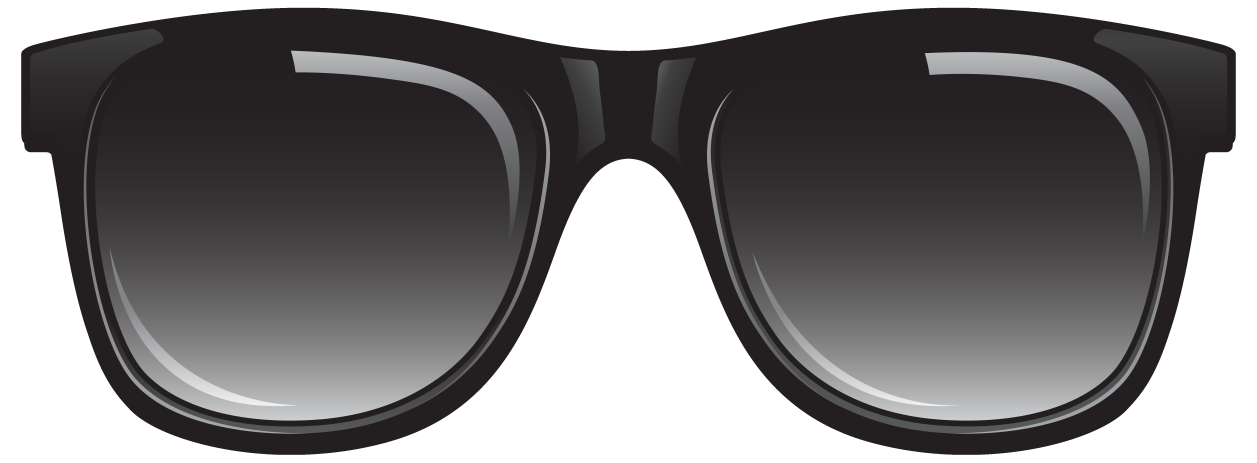
#> input picture glass3.png, 6285 x 2313 px (shown at 1/5 size)
$ python app2.py
#> lines starting #> are read from the running program, lines starting #| are printed output that depends on the picture
import numpy as np
import cv2

face_cascade = cv2.CascadeClassifier('haarcascade_frontalface_default.xml')
specs_ori = cv2.imread('glass3.png', -1)
#> specs_ori is the input picture: shape (2313, 6285, 4); mean B, G, R, A 121.7, 120.9, 122.8, 181.5
cigar_ori = cv2.imread('cigar3.png',-1)
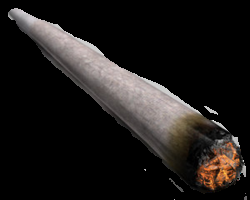
#> input picture cigar3.png, 250 x 200 px
#> cigar_ori is the input picture: shape (200, 250, 4); mean B, G, R, A 25.5, 27, 30.1, 61.7

cap = cv2.VideoCapture(0) #webcame video
# cap = cv2.VideoCapture('jj.mp4') #any Video file also
cap.set(cv2.CAP_PROP_FPS, 30)


def transparentOverlay(src, overlay, pos=(0, 0), scale=1):
    overlay = cv2.resize(overlay, (0, 0), fx=scale, fy=scale)
    h, w, _ = overlay.shape  # Size of foreground
    rows, cols, _ = src.shape  # Size of background Image
    y, x = pos[0], pos[1]  # Position of foreground/overlay image

    # loop over all pixels and apply the blending equation
    for i in range(h):
        for j in range(w):
            if x + i >= rows or y + j >= cols:
                continue
            alpha = float(overlay[i][j][3] / 255.0)  # read the alpha channel
            src[x + i][y + j] = alpha * overlay[i][j][:3] + (1 - alpha) * src[x + i][y + j]
    return src


while 1:
    ret, img = cap.read()
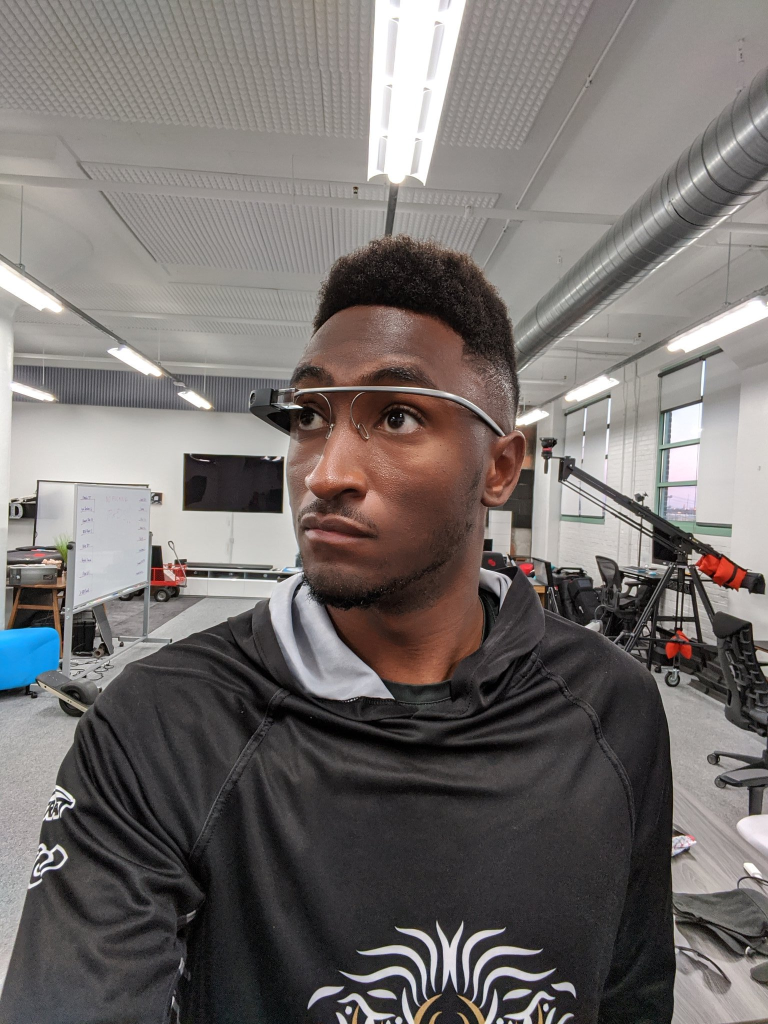
#> input picture samples/EJLoE5mWkAApM66.jpeg, 1536 x 2048 px, given in place of the camera (shown at 1/2 size)
#> img is the input picture: shape (2048, 1536, 3); mean B, G, R 109.1, 111.1, 116.4
    gray = cv2.cvtColor(img, cv2.COLOR_BGR2GRAY)
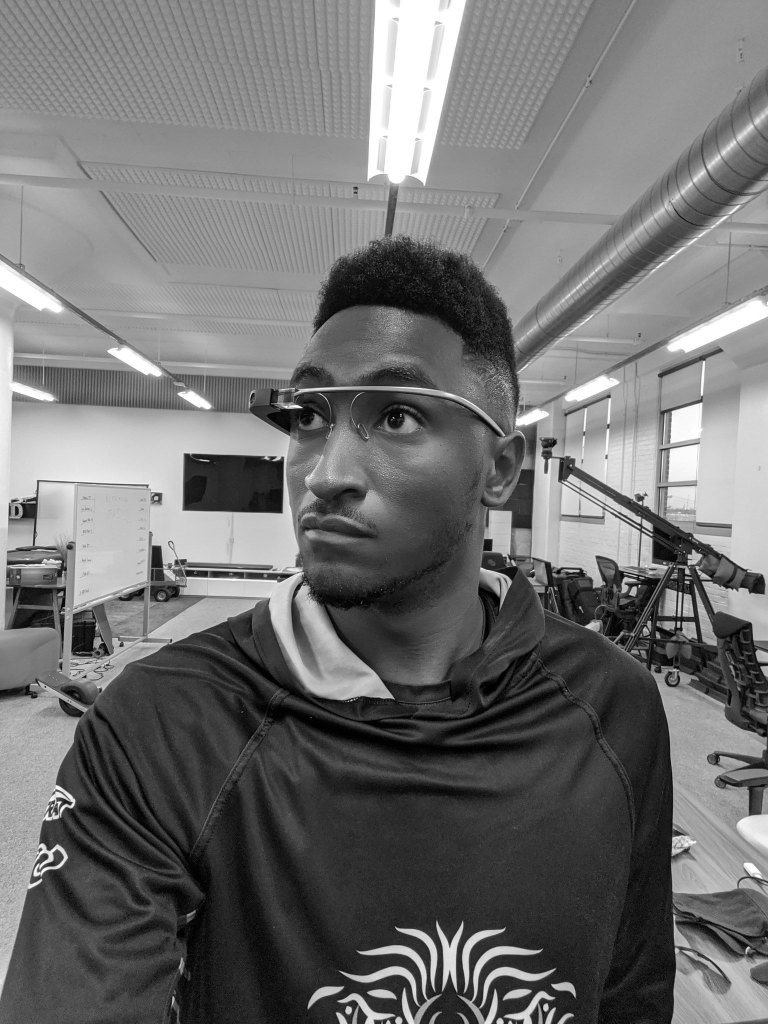
#> gray: shape (2048, 1536) (shown at 1/2 size); min 0, max 255, mean 112.4
    faces=face_cascade.detectMultiScale(img, 1.2, 5, 0, (120, 120), (350, 350))
#> faces = [[1285, 815, 199, 199]]
    for (x, y, w, h) in faces:
        if h > 0 and w > 0:

            glass_symin = int(y + 1.5 * h / 5)
            glass_symax = int(y + 2.5 * h / 5)
            sh_glass = glass_symax - glass_symin

            cigar_symin = int(y + 4 * h / 6)
            cigar_symax = int(y + 5.5 * h / 6)
            sh_cigar = cigar_symax - cigar_symin

            face_glass_roi_color = img[glass_symin:glass_symax, x:x+w]
            face_cigar_roi_color = img[cigar_symin:cigar_symax, x:x+w]

            specs = cv2.resize(specs_ori, (w, sh_glass),interpolation=cv2.INTER_CUBIC)
            cigar= cv2.resize(cigar_ori, (w, sh_cigar),interpolation=cv2.INTER_CUBIC)
            transparentOverlay(face_glass_roi_color,specs)
            transparentOverlay(face_cigar_roi_color,cigar,(int(w/2),int(sh_cigar/2)))
#> this loop made 1 pass
#> (glass_symin, glass_symax, sh_glass, cigar_symin) on pass 1: (874, 914, 40, 947)
#> pass 1, `cigar= cv2.resize(cigar_ori, (w, sh_cigar),interpolation=cv2.INTER_CUB..`:
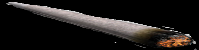
#> cigar: shape (50, 199, 4); mean B, G, R, A 25.6, 27.2, 30.2, 61.7
#> after the loop:
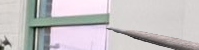
#> face_cigar_roi_color: shape (50, 199, 3); mean B, G, R 195.8, 193.7, 197.6
#> after the loop:
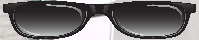
#> face_glass_roi_color: shape (40, 199, 3); mean B, G, R 112.1, 111.1, 114

    cv2.imshow('Thugs Life', img)
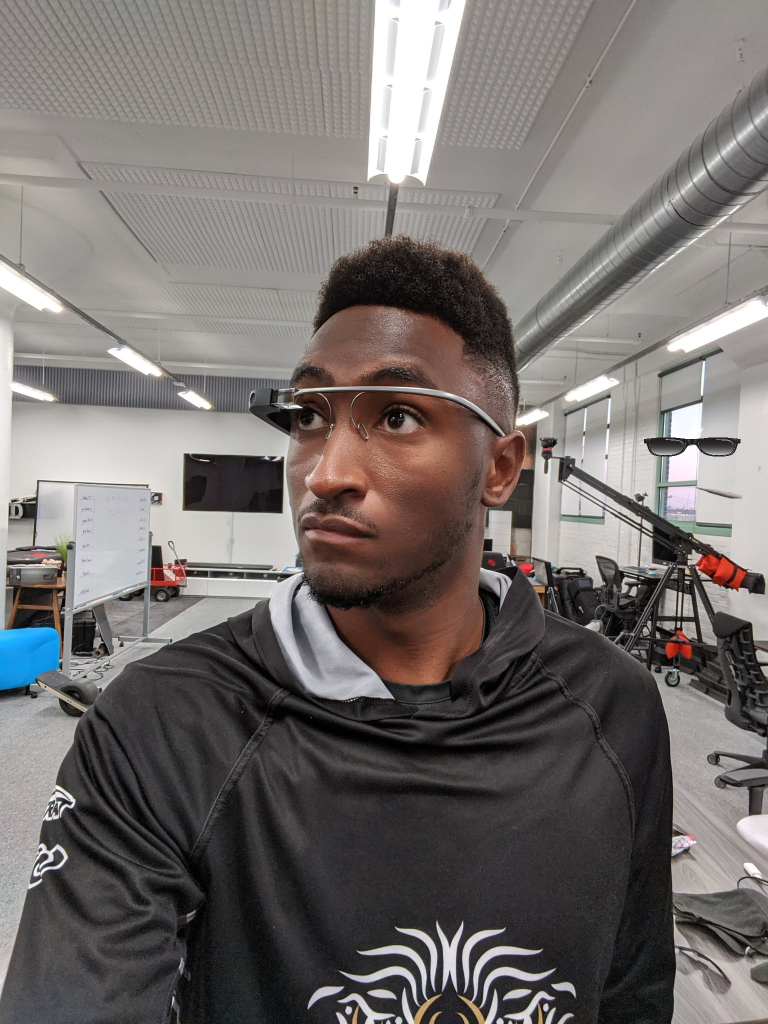
#> window 'Thugs Life': shape (2048, 1536, 3) (shown at 1/2 size); mean B, G, R 108.8, 110.8, 116.1

    k = cv2.waitKey(30) & 0xff
#> (key Esc is pressed here)
    if k == 27:
        cv2.imwrite('img.jpg', img)
        break

cap.release()

cv2.destroyAllWindows()
